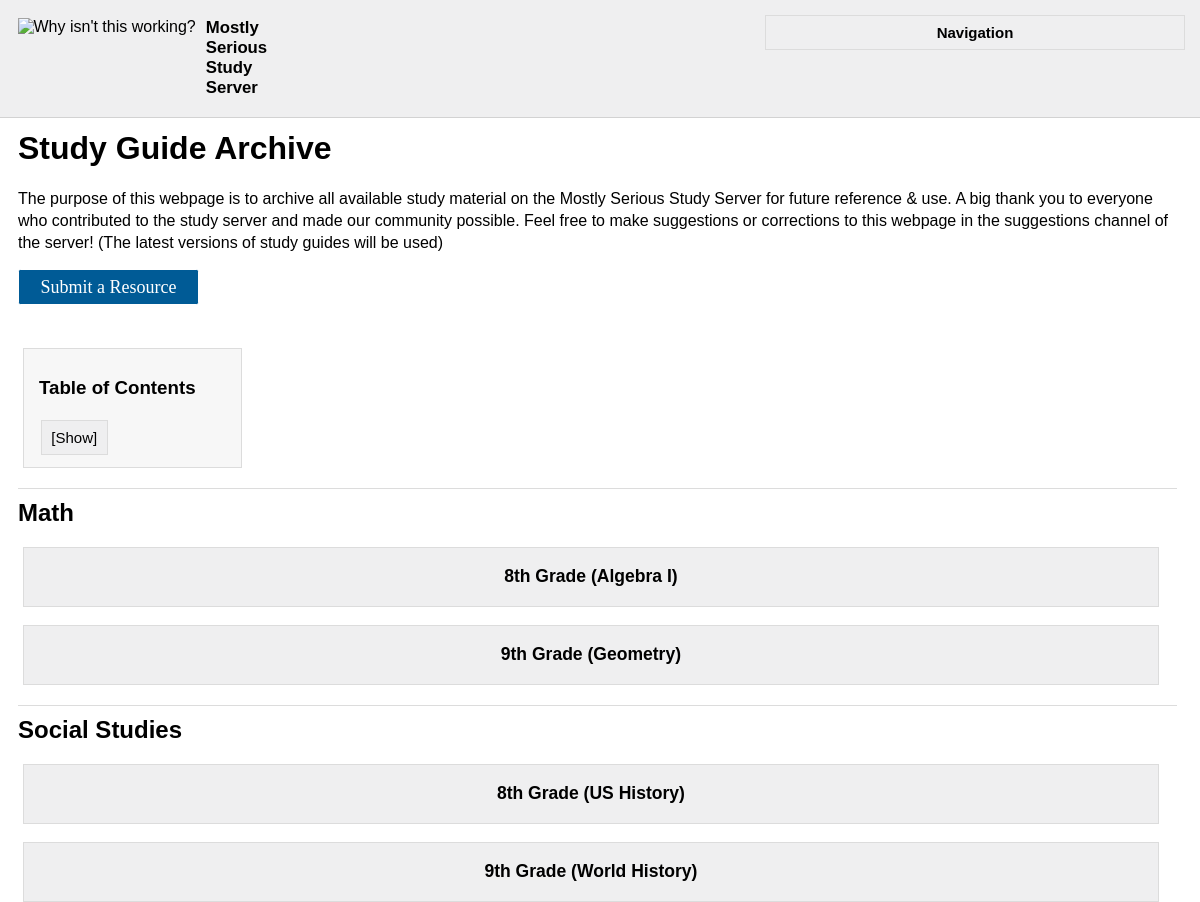
Page /archive (upper part) on the earlier database version.
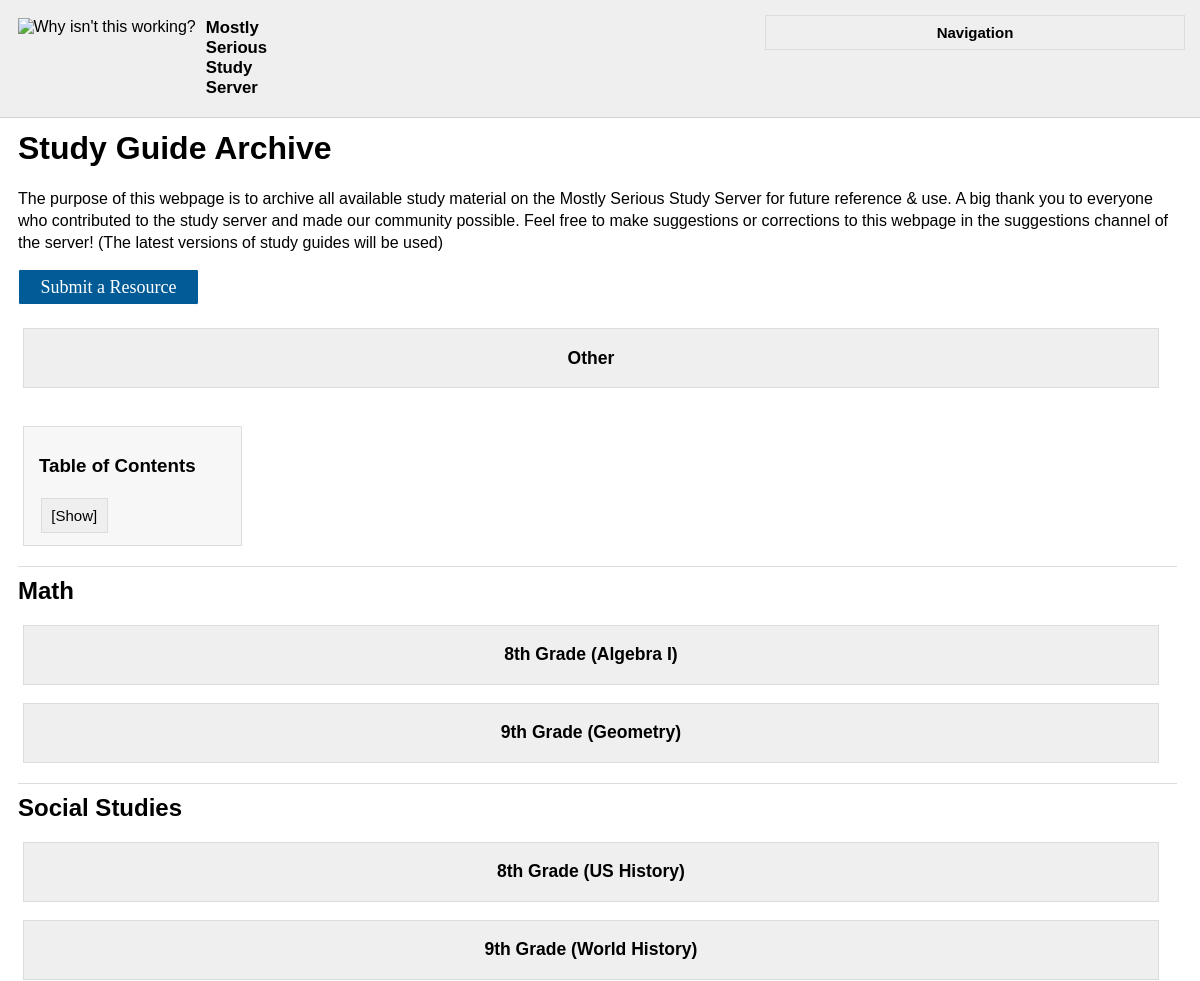
Same page on the later database version.
### tables this page shows
CREATE TABLE `subject` (
    `subjectId` INTEGER PRIMARY KEY NOT NULL,
    `subjectName` varchar(128) NOT NULL

);

### main.py (the view)
@app.route('/archive', methods = ['GET'])
def archive():
    info = logic.getEverything()
    print(conn.execute("SELECT * FROM moderator").fetchall())
    return render_template('archive.html', info = info)

### logic.py (called while the page is built)
def getEverything():
    subjects = conn.execute("SELECT subjectId FROM subject").fetchall()
    subjectNames = conn.execute("SELECT subjectName FROM subject").fetchall()
    rows = conn.execute("SELECT * FROM row").fetchall()
    print("subjects:")
    print(subjects)
    print("names:")
    print(subjectNames)
    print("rows:")
    print(rows)
    arr = [] # hold subject name
    for (sid, sname) in zip(subjects, subjectNames):
        if int(conn.execute("SELECT COUNT(*) FROM row WHERE isaccepted = 1 AND subjectId = " + str(sid[0])).fetchone()[0]) == 1:
            print(sid, sname)
            r = conn.execute("SELECT * FROM row WHERE subjectId = " + str(sid[0])).fetchall()
            arr.append([sname[0], (r)])
    print(arr)
    return arr

### templates/archive.html (shortened to what this page needs)
<!DOCTYPE html>
<html>
  <head>
    <link href="{{ url_for('static', filename = 'css/archive.css') }}" rel="stylesheet" type="text/css" />
  </head>
  <body>
    <div id="text-txt"><h1 id="top">Study Guide Archive</h1>
    <p>The purpose of this webpage is to archive all available study material on the Mostly Serious Study Server for future reference & use. A big thank you to everyone who contributed to the study server and made our community possible. Feel free to make suggestions or corrections to this webpage in the suggestions channel of the server! (The latest versions of study guides will be used)</p>
    <a href = '/submit-item' class = "cool_button">Submit a Resource</a>
    <br>
    <br>
      {% for i in info %}
        {% set name = i[0] %}
        <button type="button" class="collapsibleThree"><h3>{{name}}</h3></button>
        <br>
      {% endfor %}
    <div id="TableOfContents"><h3>Table of Contents</h3>
    <button type="button" class="collapsibleTwo">[Show]</button>
    </div>
    <h2 id="math">Math</h2>
    <button type="button" class="collapsibleThree"><h3 id="mathgr8">8th Grade (Algebra I)</h3></button>
    <br>
    <button type="button" class="collapsibleThree"><h3 id="mathgr9">9th Grade (Geometry)</h3></button>
    <h2 id="social-studies">Social Studies</h2>
    <button type="button" class="collapsibleThree"><h3 id="socialstudiesgr8">8th Grade (US History)</h3></button>
    <br>
    <button type="button" class="collapsibleThree"><h3 id="socialstudiesgr9">9th Grade (World History)</h3></button>
    <br>
    <br>
    <br>
    <br>
    <div class="sidebar">
      <div id="sanic"><img src="https://snipboard.io/Bp6ozv.jpg" width="120" alt="Why isn't this working?">
      </div>
      <div id=sidebar-title><strong>Mostly Serious Study Server</strong></div>
      <button type="button" class="collapsible"><strong>Navigation</strong></button>
    </div>
  </body>
</html>

### static/css/archive.css (style rules this page uses)
@media (prefers-color-scheme: light) { a.cool_button { display: inline-block; padding: 0.35em 1.2em; border: 0.1em solid #FFFFFF; margin: 0 0.3em 0.3em 0; border-radius: 0.12em; box-sizing: border-box; text-decoration: none; background-color: #005b96; font-family: Arvo; font-weight: 300; color: #FFFFFF; text-align: center; transition: all 0.3s; font-size: 18px; box-shadow: 0px 3px 8px 0px rgb(254, 254, 254); } }
@media (prefers-color-scheme: light) { body { background-color: rgb(255, 255, 255); color: black; font-family: "Ariel", sans-serif; font-weight: 349 } }
@media (prefers-color-scheme: light) { p { line-height: 1.35; } }
@media (prefers-color-scheme: light) { #TableOfContents { background-color: rgb(247, 247, 247); border: 1px solid rgb(220, 220, 220); border-collapse: collapse; line-height: 1.4; margin-left: 5px; margin-top: 20px; padding: 12px; padding-left: 15px; padding-top: 7px; width: 190px } }
@media (prefers-color-scheme: light) { #math { border-top: 1px solid rgb(220, 220, 220); padding-top: 10px } }
@media (prefers-color-scheme: light) { #social-studies { border-top: 1px solid rgb(220, 220, 220); padding-top: 10px } }

Differences in the rows shown:
added subject: subjectName "Other"
